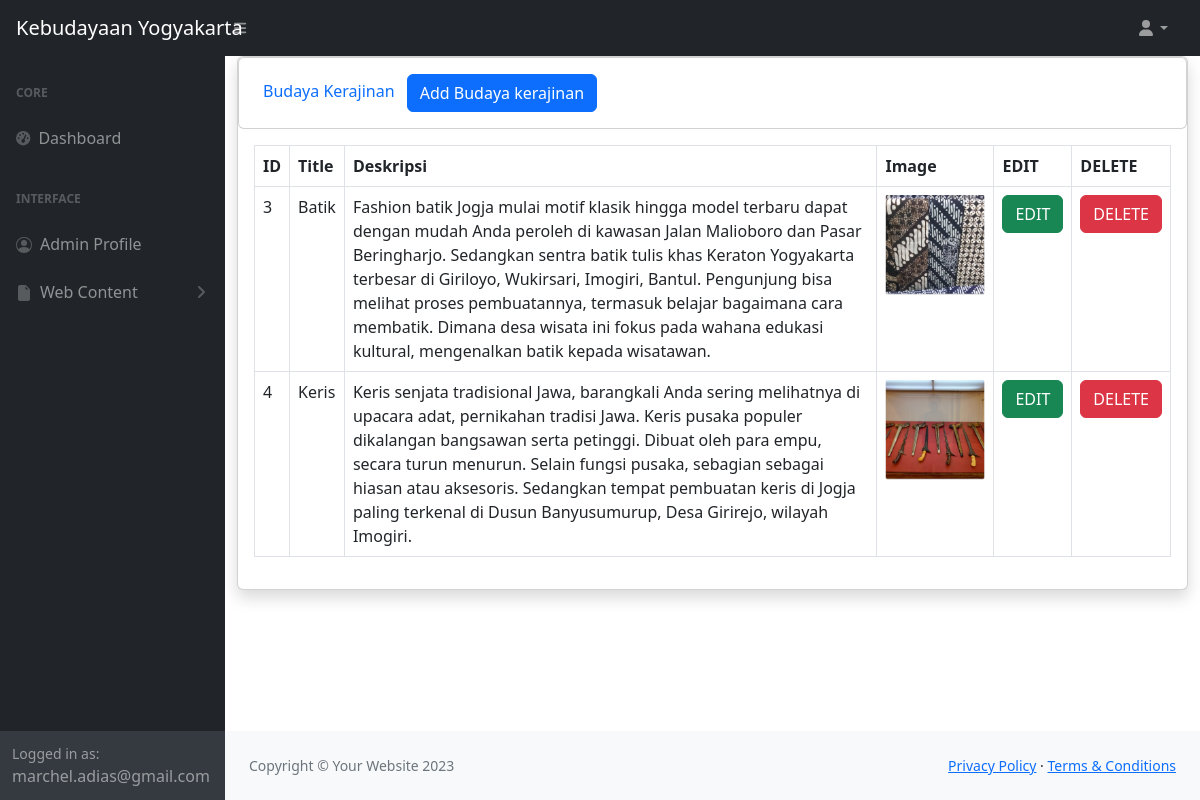
The page /admin/kerajinan.php (signed in) on the database its author committed.
### tables this page shows
CREATE TABLE `kerajinan` (
  `id` int(11) NOT NULL,
  `title` varchar(50) NOT NULL,
  `description` varchar(5000) NOT NULL,
  `images` varchar(50) NOT NULL
);

### admin/kerajinan.php (the view, shortened to what this page needs)
<?php
include('security.php');
include('includes/header.php');
include('includes/navbar.php');
?>
<div id="layoutSidenav_content">
    <div class="container-fluid">
        <div class="card shadow mb-4">
            <div class="card header py-3">
                <h6 class="m-0 ps-4 font-weight-bold text-primary">Budaya Kerajinan
                    <button type="button" class="btn btn-primary ms-2" data-bs-toggle="modal"
                        data-bs-target="#kerajinanModal">
                        Add Budaya kerajinan
                    </button>
                </h6>
            </div>
            <div class="card-body">
                <div class="table-responsive">
                    <?php
                        $query = "SELECT * FROM kerajinan";
                        $query_run = mysqli_query($connection, $query);
                        if(mysqli_num_rows($query_run) > 0) {
                            ?>
                    <table class="table table-bordered" id="dataTable" width="100%" cellspacing="0">
                        <thead>
                            <tr>
                                <th>ID</th>
                                <th>Title</th>
                                <th>Deskripsi</th>
                                <th>Image</th>
                                <th>EDIT</th>
                                <th>DELETE</th>
                            </tr>
                        </thead>
                        <tbody>
                            <?php
                                while($row = mysqli_fetch_assoc($query_run)) {
                            ?>
                            <tr>
                                <td><?php echo $row['id'] ?></td>
                                <td><?php echo $row['title'] ?></td>
                                <td><?php echo $row['description'] ?></td>
                                <td><?php echo '<img src="upload/'.$row['images'].'" width="100px" height="100px" alt="kerajinan">'?></td>
                                <td>
                                    <form action="kerajinan_edit.php" method="POST">
                                        <button type="submit" class="btn btn-success" name="edit_data_btn">EDIT</button>
                                    </form>
                                </td>
                                <td>
                                <form action="kerajinancode.php" method="POST">
                                        <button type="submit" class="btn btn-danger" name="delete_btn">DELETE</button>
                                    </form>
                                </td>
                            </tr>
                            <?php
                                }
                            ?>
                        </tbody>
                    </table>
                    <?php
                        } else {
                            echo "No Record Found";
                        }
                    ?>
                </div>
            </div>
        </div>
    </div>
    <?php
    include('includes/footer.php');
    ?>

### rows shown on the page
kerajinan: id "3", title "Batik", description "Fashion batik Jogja mulai motif klasik hingga model terbaru dapat dengan mudah Anda peroleh di kawasan Jalan Malioboro dan Pasar Beringharjo. Sedangkan sentra batik tulis khas Keraton Yogyakarta terbesar di Giriloyo, Wukirsari, Imogiri, Bantul. Pengunjung bisa melihat proses pembuatannya, termasuk belajar bagaimana cara membatik. Dimana desa wisata ini fokus pada wahana edukasi kultural, mengenalkan batik kepada wisatawan.", images (picture)
kerajinan: id "4", title "Keris", description "Keris senjata tradisional Jawa, barangkali Anda sering melihatnya di upacara adat, pernikahan tradisi Jawa. Keris pusaka populer dikalangan bangsawan serta petinggi. Dibuat oleh para empu, secara turun menurun. Selain fungsi pusaka, sebagian sebagai hiasan atau aksesoris. Sedangkan tempat pembuatan keris di Jogja paling terkenal di Dusun Banyusumurup, Desa Girirejo, wilayah Imogiri.", images (picture)

### other values the page prints
$_SESSION['username'] "marchel.adias@gmail.com"
